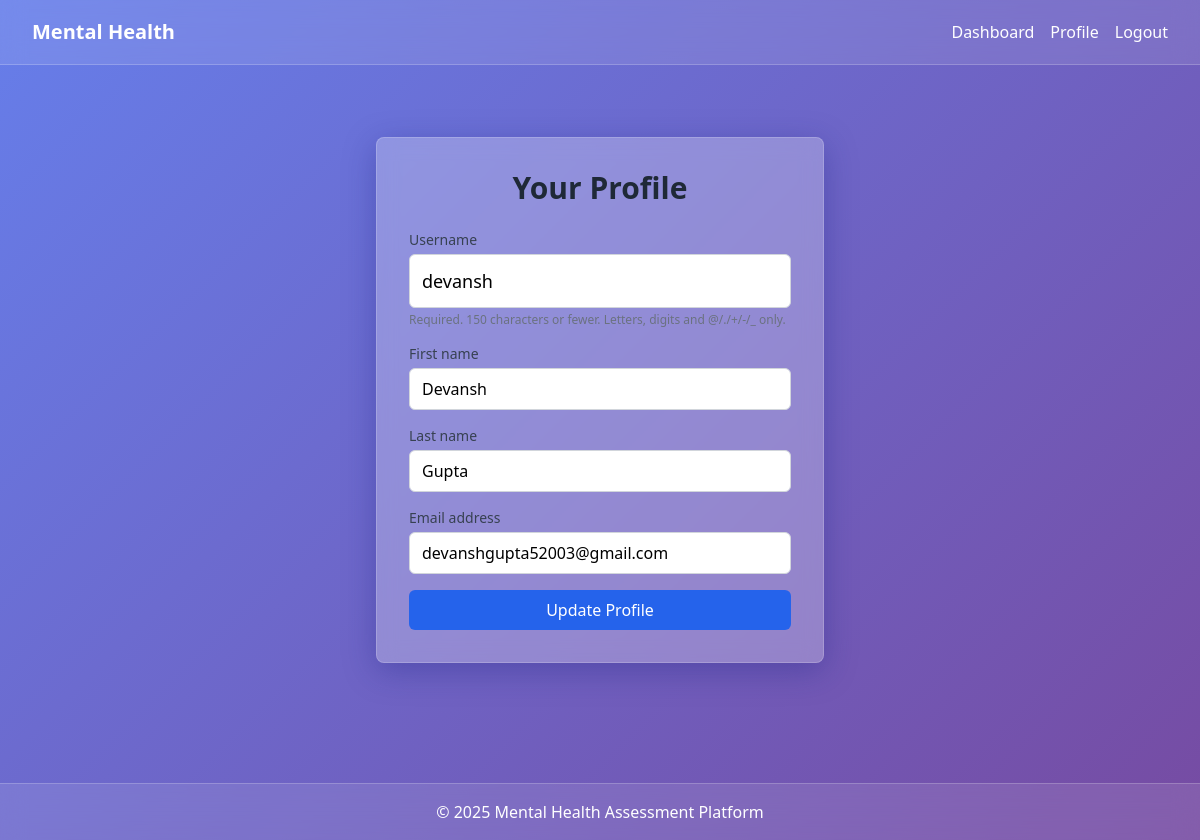
/users/profile/ (signed in), run on the app's committed database.
### users/models.py (models this page shows, shortened)
class User(AbstractUser):
    phone = models.CharField(max_length=15, blank=True)
    date_of_birth = models.DateField(null=True, blank=True)

### users/views.py (the view)
# urls.py: path('profile/', views.profile_view, name='profile'),
@login_required
def profile_view(request):
    if request.method == 'POST':
        form = UserUpdateForm(request.POST, instance=request.user)
        if form.is_valid():
            form.save()
            messages.success(request, 'Your profile has been updated.')
            return redirect('profile')
    else:
        form = UserUpdateForm(instance=request.user)
    return render(request, 'users/profile.html', {'form': form})

### users/forms.py
class UserUpdateForm(forms.ModelForm):
    class Meta:
        model = get_user_model()
        fields = ['username', 'first_name', 'last_name', 'email']
        widgets = {
            'username': forms.TextInput(attrs={
                'class': 'w-full py-3 px-3 border border-gray-300 rounded-md focus:outline-none focus:ring-2 focus:ring-indigo-400 text-lg'
            }),
            'first_name': forms.TextInput(attrs={
                'class': 'w-full py-2 px-3 border border-gray-300 rounded-md focus:outline-none focus:ring-2 focus:ring-indigo-400'
            }),
            'last_name': forms.TextInput(attrs={
                'class': 'w-full py-2 px-3 border border-gray-300 rounded-md focus:outline-none focus:ring-2 focus:ring-indigo-400'
            }),
            'email': forms.EmailInput(attrs={
                'class': 'w-full py-2 px-3 border border-gray-300 rounded-md focus:outline-none focus:ring-2 focus:ring-indigo-400'
            }),
        }

### users/templates/users/profile.html (shortened to what this page needs)
{% extends 'base.html' %}
{% block content %}
<div class="max-w-md mx-auto py-12">
    <div class="glassmorphism rounded-lg p-8 animate-fade-in">
        <h1 class="text-3xl font-bold text-gray-800 mb-6 text-center">Your Profile</h1>
        <form method="post" class="space-y-4">
            {% for field in form %}
                <div>
                    {% if field.field.widget.input_type == "checkbox" %}
                        <label class="flex items-center w-full space-x-3 text-sm text-gray-700">
                            {{ field }}
                            <span class="flex-1">{{ field.label }}</span>
                        </label>
                        {% if field.help_text %}
                            <p class="text-gray-500 text-xs mt-1">{{ field.help_text }}</p>
                        {% endif %}
                        {% if field.errors %}
                            <p class="text-red-600 text-sm mt-1">{{ field.errors.0 }}</p>
                        {% endif %}
                    {% else %}
                        <label for="{{ field.id_for_label }}" class="block text-sm font-medium text-gray-700 mb-1">{{ field.label }}</label>
                        {% if field.name == 'username' %}
                            {{ field }}
                        {% else %}
                            {{ field }}
                        {% endif %}
                        {% if field.help_text %}
                            <p class="text-gray-500 text-xs mt-1">{{ field.help_text }}</p>
                        {% endif %}
                    {% endif %}
                </div>
            {% endfor %}
            <button type="submit" class="w-full bg-blue-600 text-white py-2 px-4 rounded-md hover:bg-blue-700 transition duration-300">
                Update Profile
            </button>
        </form>
    </div>
</div>
{% endblock %}

### static/css/styles.css (style rules this page uses)
:root { --primary-color: #667eea; --secondary-color: #764ba2; --glass-bg: rgba(255, 255, 255, 0.25); --glass-border: rgba(255, 255, 255, 0.18); --glass-shadow: rgba(31, 38, 135, 0.37); }
.glassmorphism { background: var(--glass-bg); backdrop-filter: blur(10px); border: 1px solid var(--glass-border); box-shadow: 0 8px 32px 0 var(--glass-shadow); }
.animate-fade-in { animation: fadeIn 0.5s ease-in-out; }
button, a { transition: all 0.3s ease; }

### templates/base.html (style rules this page uses)
.glassmorphism { background: rgba(255, 255, 255, 0.25); backdrop-filter: blur(10px); border: 1px solid rgba(255, 255, 255, 0.18); }
.gradient-bg { background: linear-gradient(135deg, #667eea 0%, #764ba2 100%); }
.animate-fade-in { animation: fadeIn 0.5s ease-in; }

### data on the page
User: form "devansh", form "Devansh" "Gupta" "devanshgupta52003@gmail.com"

### other printed values
{{ field.label }} "Username" "First name" "Last name" "Email address"
{{ field.help_text }} "Required. 150 characters or fewer. Letters, digits and @/./+/-/_ only."
